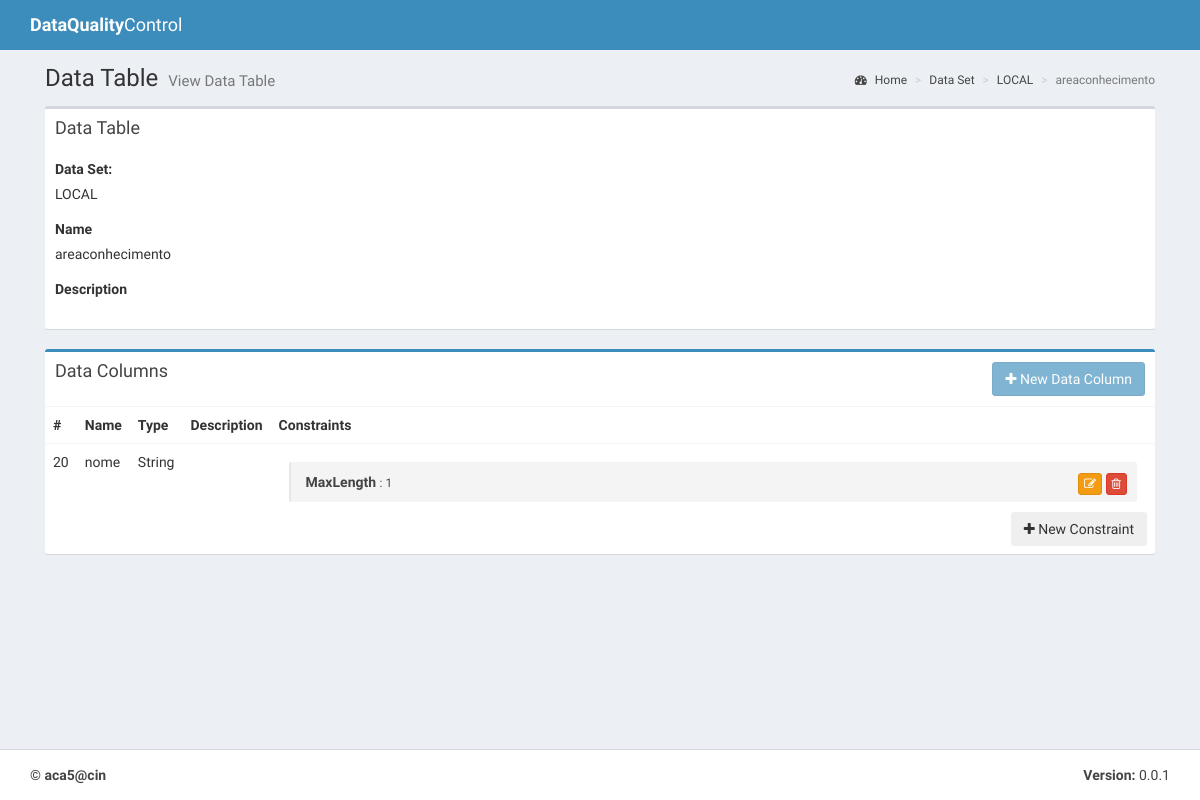
Before: /datatable/30/ with the older database file.
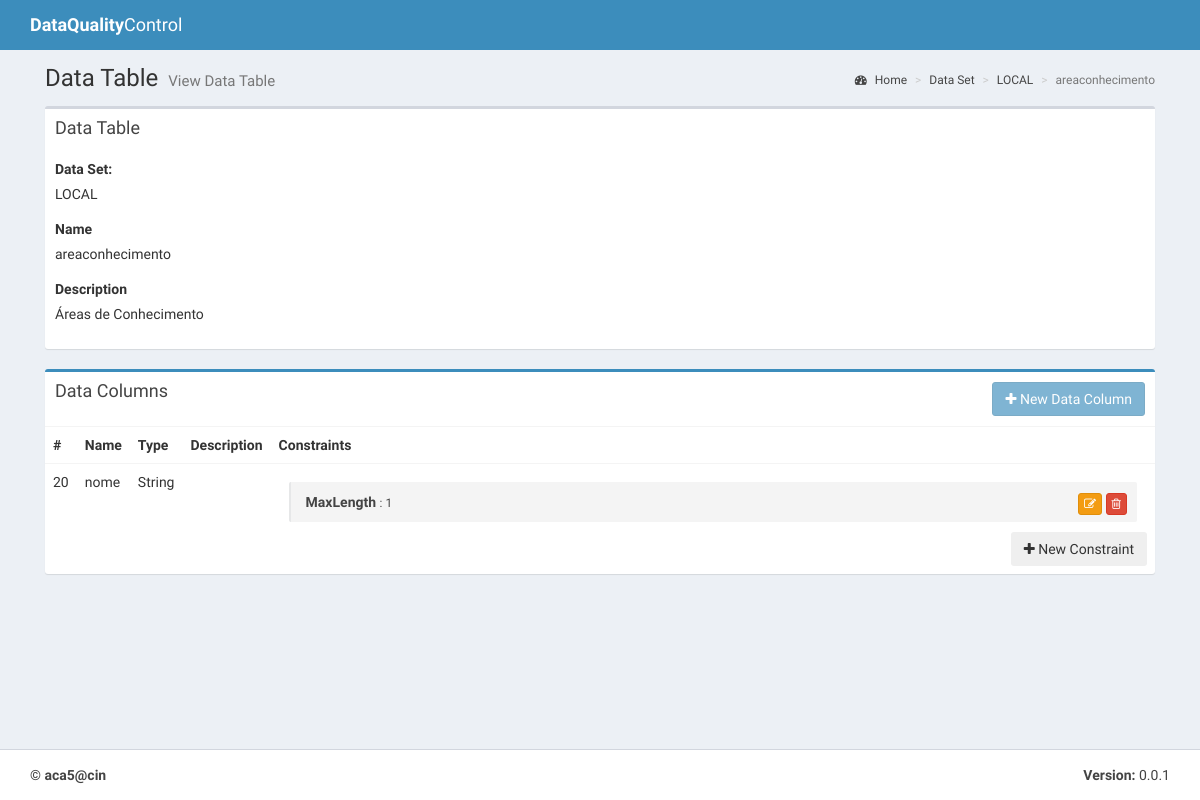
After: the same page with the newer database file.
### dqc/models.py (models this page shows, shortened)
class DataTable(models.Model):
    name = models.CharField(max_length=200)
    description = models.TextField()
    data_set = models.ForeignKey(DataSet)
    created_at = models.DateTimeField(auto_now_add=True)
    data_column_identify = models.ForeignKey('DataColumn', null=True)

class DataSet(models.Model):
    name = models.CharField(max_length=200)
    description = models.TextField()
    connection_driver = models.CharField(max_length=200, choices=CONNECTION_DRIVER_CHOICES)
    connection_server = models.CharField(max_length=200)
    connection_port = models.CharField(max_length=200)
    connection_database = models.CharField(max_length=200)
    connection_user = models.CharField(max_length=200)
    connection_password = models.CharField(max_length=200)
    created_at = models.DateTimeField(auto_now_add=True)

### dqc/views.py (the view)
# urls.py: url(r'^datatable/(?P<id>\d+)/$', views.datatable_view, name="datatable_view"),
def datatable_view(request, id):
    datatable = DataTable.objects.get(id=id)
    datacolumns = DataColumn.objects.filter(data_table=datatable).order_by('name')
    columns = []
    datacolumns_names = [dc.name for dc in datacolumns]
    for (column_name, column_type) in get_column_list(datatable):
        if column_name not in datacolumns_names:
            columns += [(column_name, column_type)]
    return render(request, 'data_table_view.html',
                  {"datatable": datatable, "datacolumns": datacolumns, "columns": columns })

### dqc/util_classes/connection.py (called while the page is built)
def get_column_list(datatable):
    db = MyDB(datatable.data_set)
    columns = []
    if datatable.data_set.connection_driver == 'mssql':
        descriptions = db.query("SELECT COLUMN_NAME, DATA_TYPE FROM INFORMATION_SCHEMA.COLUMNS WHERE TABLE_NAME='%s';" % datatable.name)
        for desc in descriptions:
                columns += [(desc[0], get_column_type(desc[1]))]
    elif datatable.data_set.connection_driver == 'pgsql':
        descriptions = db.query("select column_name, data_type from information_schema.columns where table_name='%s';" % datatable.name)
        for desc in descriptions:
            columns += [(desc[0], get_column_type(desc[1]))]
    columns.sort()
    return columns

    def query(self, query, params=None):
        if params:
            self._db_cur.execute(query, params)
        else:
            self._db_cur.execute(query)
        return self._db_cur

    def __del__(self):
        self._db_connection.close()

### templates/data_table_view.html (shortened to what the changed rows need)
{% extends "template.html" %}
{% block content-header %}
    <h1>
        Data Table
        <small>View Data Table</small>
    </h1>
    <ol class="breadcrumb">
        <li><a href="{% url 'index' %}"><i class="fa fa-dashboard"></i> Home</a></li>
        <li><a href="{% url 'dataset_list' %}">Data Set</a></li>
        <li><a href="{% url 'dataset_view' datatable.data_set.id %}">{{ datatable.data_set.name }}</a></li>
        <li class="active">{{ datatable.name }}</li>
    </ol>
{% endblock %}
{% block content %}
    <div class="box">
        <div class="box-body">
            <div class="form-group">
                <label>Data Set:</label>
                <p>{{ datatable.data_set.name }}</p>
            </div>
            <div class="form-group">
                <label>Name</label>
                <p>{{ datatable.name }}</p>
            </div>
            <div class="form-group">
                <label>Description</label>
                <p>{{ datatable.description }}</p>
            </div>
        </div>
    </div>
    <div class="box box-primary">
        <div class="box-body no-padding table-responsive">
            <table class="table">
                <tbody>
                <tr>
                    <th style="width: 10px">#</th>
                    <th style="width: 50px">Name</th>
                    <th style="width: 50px">Type</th>
                    <th style="width: 50px">Description</th>
                    <th>Constraints</th>
                </tr>
                </tbody>
            </table>
        </div>
    </div>
{% endblock %}

Changed rows visible on the page:
changed DataTable "areaconhecimento": description (not shown) → "Áreas de Conhecimento"
